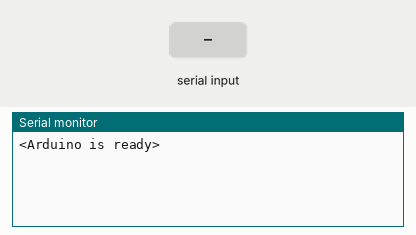
This sketch was run on a simulated Arduino Uno, built with avr-gcc and run on an emulated ATmega328P. On the bench: the last lines printed to the serial monitor. The inputs (shaded band) are chosen by the test bench.

Above: at 1.2 s.
1.3 s: "<90,45,200>" received over Serial
At 2.4 s:
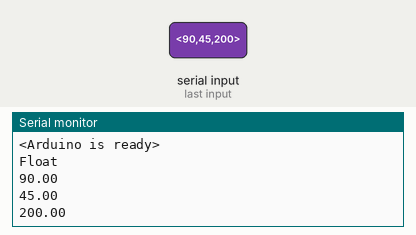
2.8 s: "<30,150,10>" received over Serial
At 3.6 s:
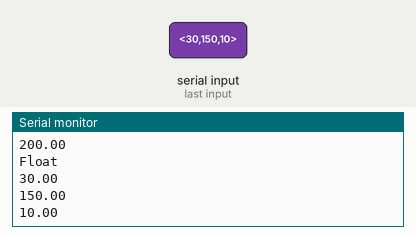
Timing chart, 0 to 5.8 s (numbered marks = the images above; inputs shaded):
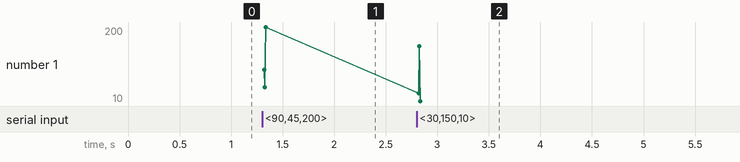

Measured:
- after the input at 1.3 s, the serial monitor: prints a new line at once (image 1)
- after the input at 2.8 s, the serial monitor: prints a new line at once (image 2)
- plotted number 1: 200 → 10 after the input at 2.8 s

The sketch:

serial_exemplo05.ino
```cpp
// Example 3 - Receive with start- and end-markers

const byte numChars = 32;
char receivedChars[numChars];
char tempChars[numChars];        // temporary array for use when parsing

float ph = 0.0;
float ec = 0.0;
float temp = 0.0;


boolean newData = false;

void setup() {
    Serial.begin(9600);
    Serial.println("<Arduino is ready>");
}

void loop() {
    recvWithStartEndMarkers();
    if (newData == true) {
        strcpy(tempChars, receivedChars);
            // this temporary copy is necessary to protect the original data
            //   because strtok() used in parseData() replaces the commas with \0
        parseData();
        showParsedData();
        newData = false;
    }
}

void recvWithStartEndMarkers() {
    static boolean recvInProgress = false;
    static byte ndx = 0;
    char startMarker = '<';
    char endMarker = '>';
    char rc;

    while (Serial.available() > 0 && newData == false) {
        rc = Serial.read();

        if (recvInProgress == true) {
            if (rc != endMarker) {
                receivedChars[ndx] = rc;
                ndx++;
                if (ndx >= numChars) {
                    ndx = numChars - 1;
                }
            }
            else {
                receivedChars[ndx] = '\0'; // terminate the string
                recvInProgress = false;
                ndx = 0;
                newData = true;
            }
        }

        else if (rc == startMarker) {
            recvInProgress = true;
        }
    }
}

//============

void parseData() {      // split the data into its parts

    char * strtokIndx; // this is used by strtok() as an index

    strtokIndx = strtok(tempChars, ","); // this continues where the previous call left off
    ph = atof(strtokIndx);     // convert this part to an integer

    strtokIndx = strtok(NULL, ","); // this continues where the previous call left off
    ec = atof(strtokIndx);     // convert this part to an integer

    strtokIndx = strtok(NULL, ",");
    temp = atof(strtokIndx);     // convert this part to a float

}

void showParsedData() {
    Serial.println("Float ");
    Serial.println(ph);
    Serial.println(ec);
    Serial.println(temp);
}
```
